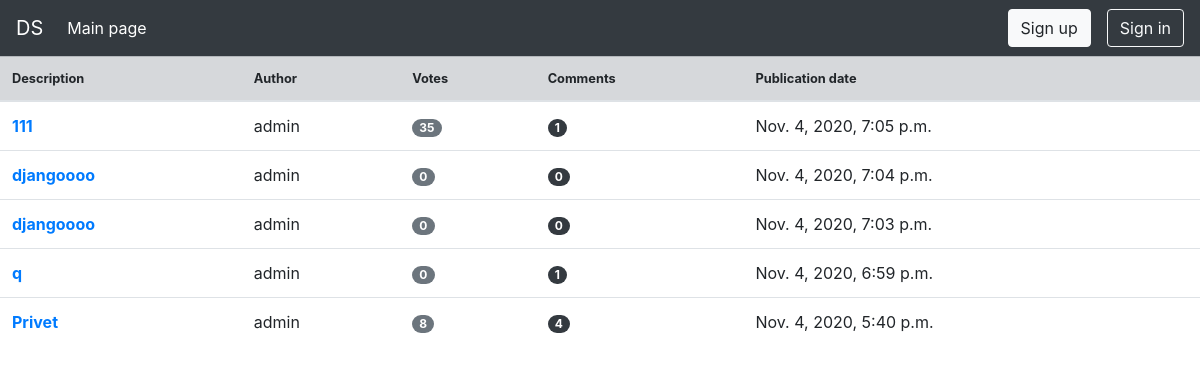
The app's page /article/, older data.
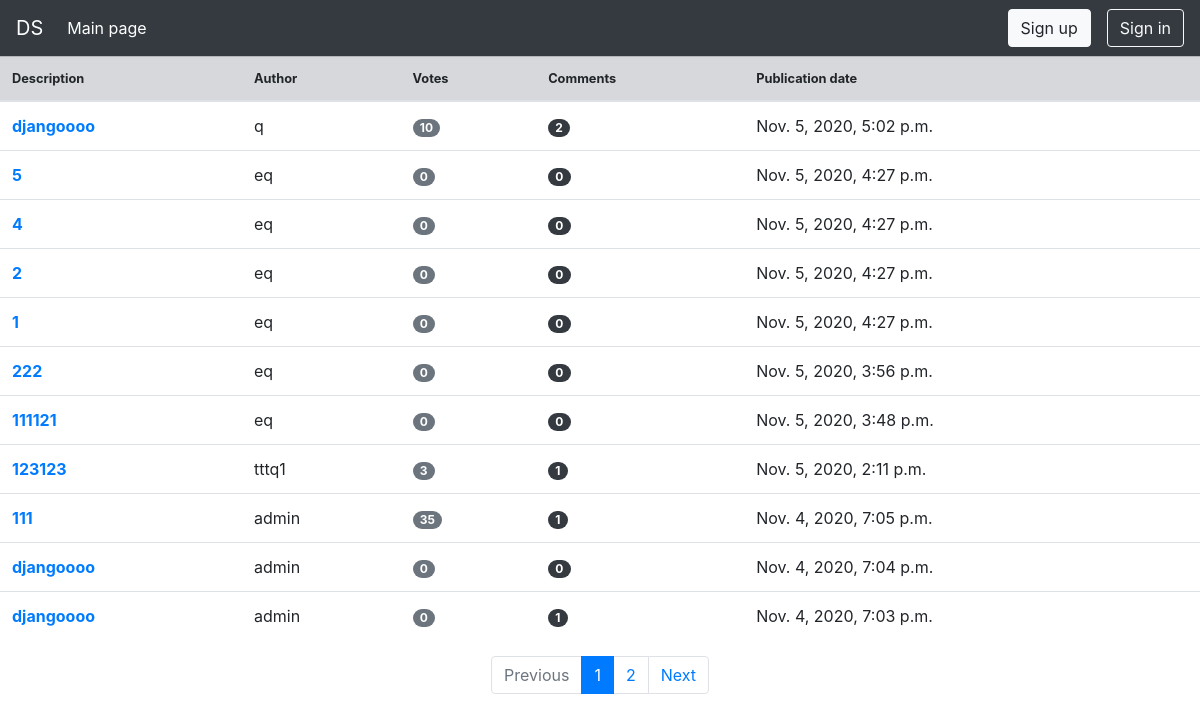
The same page, newer data.
### article/models.py (models this page shows, shortened)
class Article(models.Model):
    title = models.CharField(max_length=255, verbose_name='Название')
    text = models.TextField(max_length=5000, verbose_name='Содержание')
    author = models.ForeignKey(User, max_length=255, verbose_name='Автор', on_delete=models.CASCADE)
    date = models.DateTimeField(auto_now_add=True)
    slug = models.SlugField(max_length=255, blank=True)
    likes = models.IntegerField(default=0)
    dislikes = models.IntegerField(default=0)
    image = models.ImageField(upload_to='article_images', blank=True)
    def get_absolute_url(self):
        return reverse('article_detail_url', kwargs={'slug': self.slug})

### article/views.py (the view)
# urls.py: path('', index, name='index'),
def index(request):
    articles = Article.objects.order_by('-date')
    list_of_data = []
    for article in articles:
        tmp = (article, article.comment_set.count(), article.likes + article.dislikes)
        list_of_data.append(tmp)
    paginator = Paginator(list_of_data, 11)
    page_number = request.GET.get('page', 1)
    page = paginator.get_page(page_number)
    is_paginated = page.has_other_pages()
    if page.has_previous():
        prev_url = '?page={}'.format(page.previous_page_number())
    else:
        prev_url = ''
    if page.has_next():
        next_url = '?page={}'.format(page.next_page_number())
    else:
        next_url = ''
    context = {
        'page_object': page,
        'is_paginated': is_paginated,
        'next_url': next_url,
        'prev_url': prev_url
    }
    return render(request, 'article/index.html', context=context)

### article/templates/article/index.html (shortened to what this page needs)
{% extends 'base.html' %}
{% block content %}
    <table class="table ">
        <thead class="">
        <tr class="table-secondary small">
            <th scope="col">Description</th>
            <th scope="col">Author</th>
            <th scope="col">Votes</th>
            <th scope="col">Comments</th>
            <th scope="col">Publication date</th>
        </tr>
        </thead>
        <tbody>
        {% for article, com_num, vote_num in page_object.object_list %}
            <tr>
                <td><a href="{{ article.get_absolute_url }}"
                       class="font-weight-bold">{{ article.title|truncatechars:60 }}</a></td>
                <td>{{ article.author }}</td>
                <td><span class="badge badge-secondary badge-pill">{{ vote_num }}</span></td>
                <td><span class="badge badge-dark badge-pill">{{ com_num }}</span></td>
                <td>{{ article.date }}</td>
            </tr>
        {% endfor %}
        </tbody>
    </table>
    {% if is_paginated %}
        <nav aria-label="...">
            <ul class="pagination justify-content-center ">
                <li class="page-item {% if not prev_url %} disabled {%endif%}">
                    <a class="page-link" href="{{ prev_url }}" tabindex="-1" aria-disabled="true">Previous</a>
                </li>
                {% for n in page_object.paginator.page_range %}
                    {% if page_object.number == n %}
                        <li class="page-item active" aria-current="page">
                            <a class="page-link" href="?page={{ n }}">{{ n }} <span class="sr-only">(current)</span></a>
                        </li>
                    {% elif n > page_object.number|add:-3 and n < page_object.number|add:3 %}
                        <li class="page-item">
                            <a class="page-link" href="?page={{ n }}">{{ n }}</a>
                        </li>
                    {% endif %}
                {% endfor%}
                <li class="page-item {% if not next_url %} disabled {%endif%} ">
                    <a class="page-link" href="{{next_url}}">Next</a>
                </li>
            </ul>
        </nav>
    {% endif %}
{% endblock %}

Row changes from the older to the newer data that the page shows:
no longer on this page (row unchanged): Article: title "q", author "admin", vote_num "0", author "1", date "Nov. 4, 2020, 6:59 p.m."
no longer on this page (row unchanged): Article: title "Privet", author "admin", vote_num "8", com_num "4", date "Nov. 4, 2020, 5:40 p.m."
added Article: title "djangoooo", author "q", likes "10", com_num "2", date "Nov. 5, 2020, 5:02 p.m."
added Article: title "5", author "eq", vote_num "0", com_num "0", date "Nov. 5, 2020, 4:27 p.m."
added Article: title "4", author "eq", vote_num "0", com_num "0", date "Nov. 5, 2020, 4:27 p.m."
added Article: title "2", author "eq", vote_num "0", com_num "0", date "Nov. 5, 2020, 4:27 p.m."
added Article: title "1", author "eq", vote_num "0", com_num "0", date "Nov. 5, 2020, 4:27 p.m."
added Article: title "222", author "eq", vote_num "0", com_num "0", date "Nov. 5, 2020, 3:56 p.m."
added Article: title "111121", author "eq", vote_num "0", com_num "0", date "Nov. 5, 2020, 3:48 p.m."
added Article: title "123123", author "tttq1", vote_num "3", dislikes "1", date "Nov. 5, 2020, 2:11 p.m."
computed for Article "Nov. 4, 2020, 7:03 p.m.": author "0" → "1"
Text that changed along with them:
text now shown: "Previous Next"
new list line: "1"
new list line: "2"
